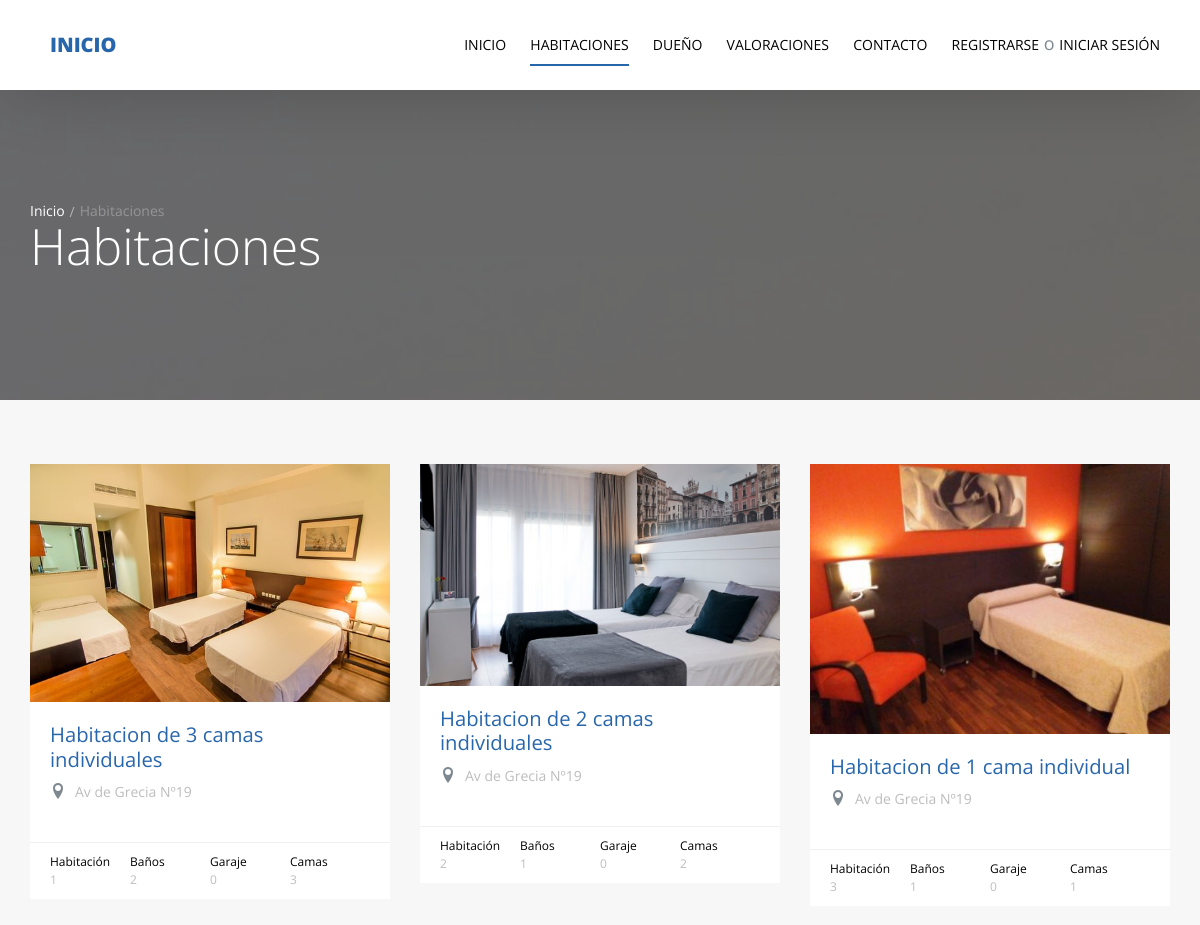
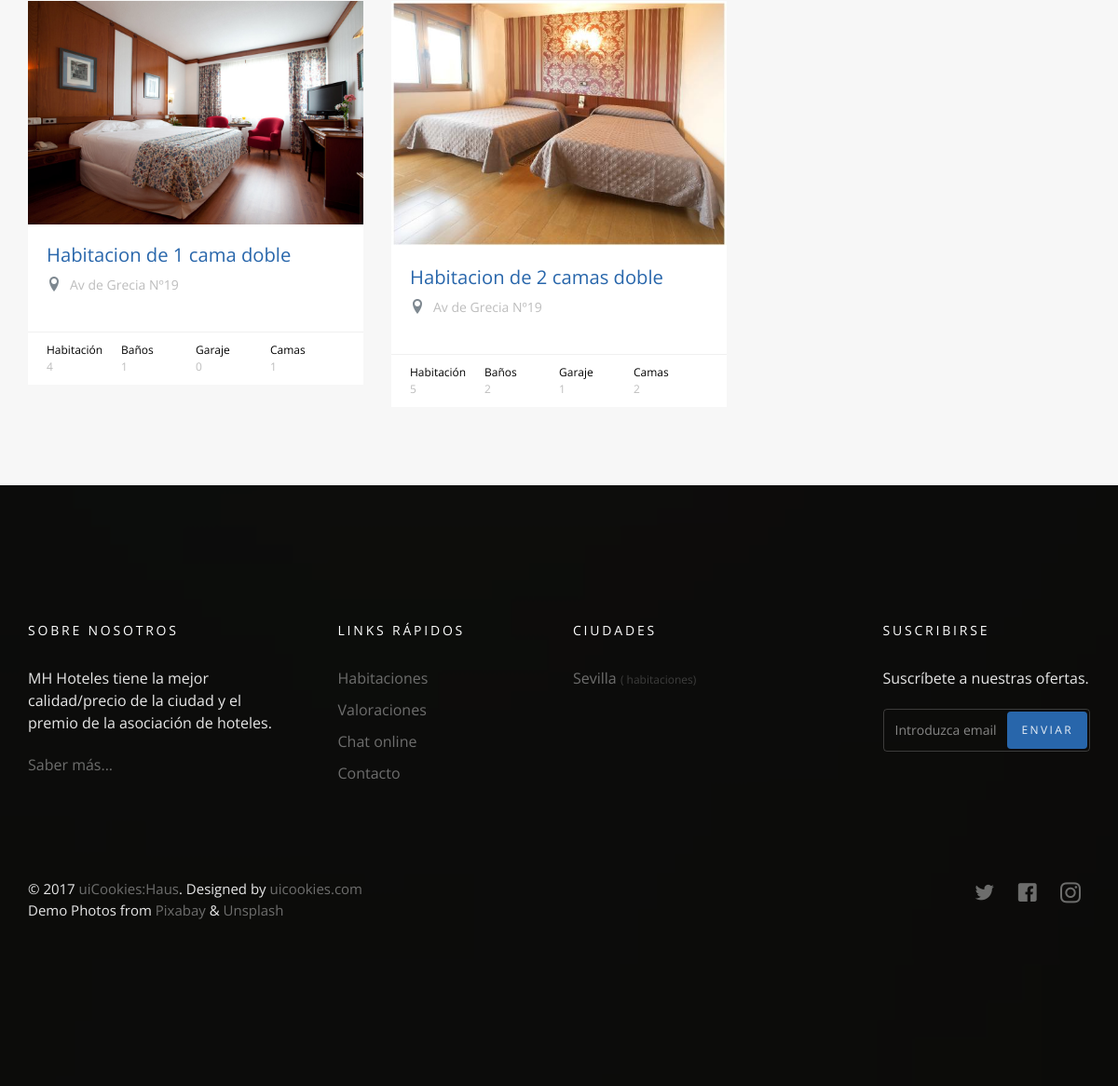
The page /habitaciones/ on the database its author committed (2 pictures, top to bottom).
### hotel/models.py (models this page shows, shortened)
class Hotel(models.Model):
	nombre = models.CharField(max_length=50)
	ubicacion = models.CharField(max_length=50)
	ciudad = models.CharField(max_length=50)
	estrellas = models.IntegerField(default=0)
	image = models.ImageField(upload_to='hotel/')
	class Meta:
		verbose_name = 'Hotel'
		verbose_name_plural = 'Hoteles'

class Habitaciones(models.Model):
	descripcion = models.CharField(max_length=150)
	image = models.ImageField(upload_to='habitaciones/')
	num_habitacion = models.IntegerField(default=0)
	baños = models.IntegerField(default=0)
	garaje = models.IntegerField(default=0)
	camas = models.IntegerField(default=0)
	habitacion_hotel = models.ForeignKey('Hotel', on_delete=models.CASCADE)
	def __str__(self):
		return self.descripcion
	class Meta:
		verbose_name = 'Habitacion'
		verbose_name_plural = 'Habitaciones'

### hotel/views.py (the view)
# urls.py: path('', views.habitaciones_list, name='habitaciones_list'),
def habitaciones_list(request):
	habitaciones_list = Habitaciones.objects.all()
	reservas_habitaciones = Reservas_habitacion.objects.all()
	template = 'hotel/list.html'
	hotel = Hotel.objects.all()
	hotel_list = Hotel.objects.all()
	address_query = request.GET.get('q')
	if address_query:
		habitaciones_list = habitaciones_list.filter(
			Q(descripcion__icontains = address_query)
		).distinct()
	context = {
		'habitaciones_list': habitaciones_list,
		'hotel': hotel,
		'hotel_list': hotel_list,
		'reservas_habitaciones': reservas_habitaciones
	}
	return render(request, template, context)

### hotel/templates/hotel/list.html (shortened to what this page needs)
{% extends 'base.html' %}
{% load static %}
{% block body %}
  <section class="probootstrap-slider flexslider2 page-inner">
    <div class="overlay"></div>
    <div class="probootstrap-wrap-banner">
      <div class="container">
        <div class="row">
          <div class="col-md-8">
            <div class="page-title probootstrap-animate">
              <div class="probootstrap-breadcrumbs">
                <a href="/">Inicio</a><span>Habitaciones</span>
              </div>
              <h1>Habitaciones</h1>
            </div>
          </div>
        </div>
      </div>
    </div>
    <ul class="slides">
      <li style="background-image: url({% static 'img/hotel-soelden-hallenbad-slider.jpg' %});" class="overlay"></li>
    </ul>
  </section>
  <section class="probootstrap-section probootstrap-section-lighter">
    <div class="container">
      <div class="row">
        {% if habitaciones_list %}
          {% for habitaciones in habitaciones_list %}
            {% for hotel in hotel %}
              <div class="col-md-4 col-sm-6">
                <div class="probootstrap-card probootstrap-listing">
                  <div class="probootstrap-card-media">
                    <img src="{{ habitaciones.image.url }}" class="img-responsive" alt="Free HTML5 Template by uicookies.com">
                  </div>
                  <div class="probootstrap-card-text">
                    <h2 class="probootstrap-card-heading"><a href="{% url 'habitaciones:habitacion_detail' habitaciones.id %}">{{ habitaciones }}</a></h2>
                    <div class="probootstrap-listing-location">
                      <i class="icon-location2"></i> <span>{{ hotel.ubicacion }}</span>
                    </div>
                  </div>
                  <div class="probootstrap-card-extra">
                    <ul>
                      <li>
                        Habitación
                        <span>{{ habitaciones.num_habitacion }}</span>
                      </li>
                      <li>
                        Baños
                        <span>{{ habitaciones.baños }}</span>
                      </li>
                      <li>
                        Garaje
                        <span>{{ habitaciones.garaje }}</span>
                      </li>
                      <li>
                        Camas
                        <span>{{ habitaciones.camas }}</span>
                      </li>
                    </ul>
                  </div>
                </div>
              </div>
            {% endfor %}
          {% endfor %}
        {% else %}
            <div class="col-md-10 col-sm-10">
              <h2>No hay habitaciones con esa palabra introducida</h2>
            </div>
        {% endif %}
      </div>
    </div>
  </section>
{% endblock body %}

### rows shown on the page
Habitaciones: descripcion "Habitacion de 3 camas individuales", num_habitacion "1", baños "2", garaje "0", camas "3"
Hotel: image (picture), ubicacion "Av de Grecia Nº19"
Habitaciones: descripcion "Habitacion de 2 camas individuales", num_habitacion "2", baños "1", garaje "0", camas "2"
Habitaciones: descripcion "Habitacion de 1 cama individual", num_habitacion "3", baños "1", garaje "0", camas "1"
Habitaciones: descripcion "Habitacion de 1 cama doble", num_habitacion "4", baños "1", garaje "0", camas "1"
Habitaciones: descripcion "Habitacion de 2 camas doble", num_habitacion "5", baños "2", garaje "1", camas "2"
